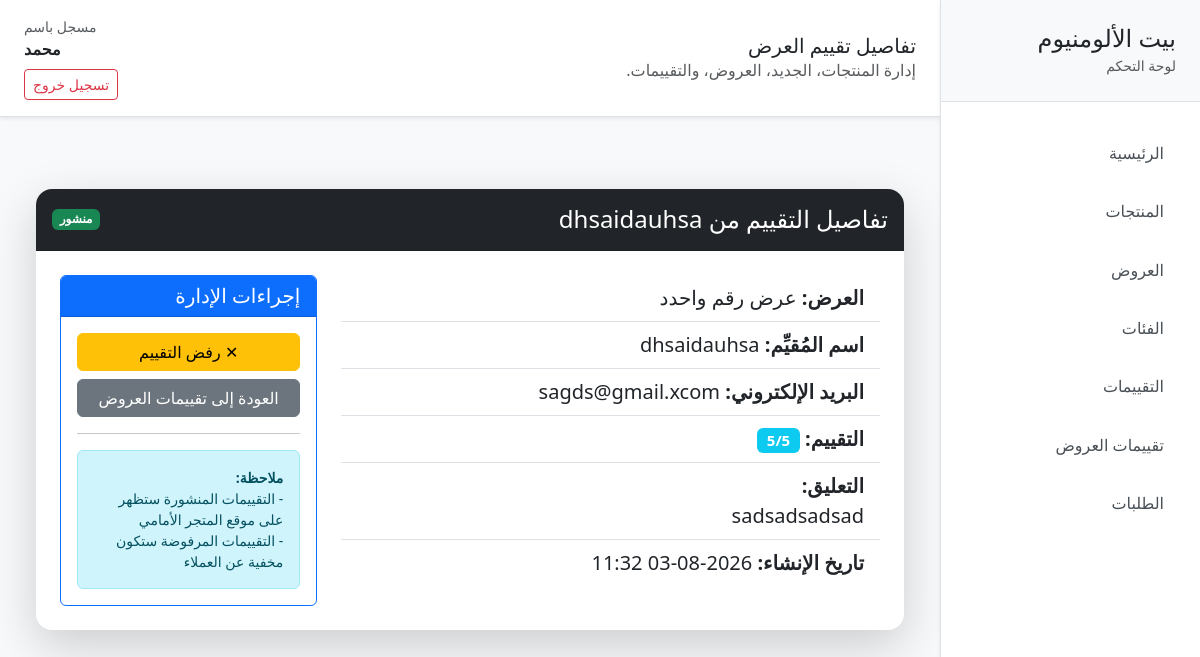
Screenshot of /offer-review/1/ (signed in) with the database file from the repository.
### offers/models.py (models this page shows, shortened)
class OfferReview(models.Model):
    offer = models.ForeignKey(Offer, on_delete=models.CASCADE, related_name='reviews')
    name = models.CharField(max_length=100)
    email = models.EmailField()
    rating = models.IntegerField()
    comment = models.TextField()
    approved = models.BooleanField(default=False)
    created_at = models.DateTimeField(auto_now_add=True)

class Offer(models.Model):
    subTitle = models.CharField(max_length=200)
    title = models.CharField(max_length=200)
    category = models.ForeignKey(
        Category,
        on_delete=models.SET_NULL,
        null=True,
        blank=True,
        related_name="offers",
    )
    description = models.TextField(blank=True, null=True)
    price = models.DecimalField(max_digits=10, decimal_places=2)
    old_price = models.DecimalField(max_digits=10, decimal_places=2, blank=True, null=True)
    image = models.ImageField(upload_to='offers/')
    image_2 = models.ImageField(upload_to='offers/', null=True, blank=True)
    image_3 = models.ImageField(upload_to='offers/', null=True, blank=True)
    image_4 = models.ImageField(upload_to='offers/', null=True, blank=True)
    image_5 = models.ImageField(upload_to='offers/', null=True, blank=True)
    price_details = models.TextField(null=True, blank=True)
    specs = models.TextField(null=True, blank=True)
    features = models.TextField(null=True, blank=True)
    stock = models.PositiveIntegerField(default=0)
    is_active = models.BooleanField(default=True)
    created_at = models.DateTimeField(auto_now_add=True)

### offers/views.py (the view)
# urls.py: path('offer-review/<int:pk>/', views.offer_review_detail, name='offer_review_detail'),
@login_required
def offer_review_detail(request, pk):
    review = get_object_or_404(OfferReview.objects.select_related('offer'), pk=pk)
    if request.method == 'POST':
        action = request.POST.get('action')
        review.approved = action == 'publish'
        review.save()
        return redirect('offers:offer_review_detail', pk=review.pk)
    return render(request, 'offers/offer_review_detail.html', {'review': review})

### offers/templates/offers/offer_review_detail.html (shortened to what this page needs)
{% extends 'products/base.html' %}
{% block page_title %}تفاصيل تقييم العرض{% endblock %}
{% block content %}
<div class="container py-5">
  <div class="card shadow-lg border-0 rounded-4 overflow-hidden">
    <div
      class="card-header bg-dark text-white d-flex justify-content-between align-items-center py-3"
    >
      <h2 class="h4 mb-0">
        تفاصيل التقييم من {{ review.name }}
      </h2>
      <span
        class="badge {% if review.approved %}bg-success{% else %}bg-warning{% endif %}"
      >
        {% if review.approved %}
          منشور
        {% else %}
          قيد المراجعة
        {% endif %}
      </span>
    </div>
    <div class="card-body p-4">
      <div class="row g-4">
        <div class="col-md-8">
          <ul class="list-group list-group-flush fs-5">
            <li class="list-group-item">
              <strong>العرض:</strong>
              {{ review.offer.title }}
            </li>
            <li class="list-group-item">
              <strong>اسم المُقيِّم:</strong>
              {{ review.name }}
            </li>
            <li class="list-group-item">
              <strong>البريد الإلكتروني:</strong>
              {{ review.email }}
            </li>
            <li class="list-group-item">
              <strong>التقييم:</strong>
              <span class="badge bg-info">
                {{ review.rating }}/5
              </span>
            </li>
            <li class="list-group-item">
              <strong>التعليق:</strong>
              <p class="mb-0">
                {{ review.comment }}
              </p>
            </li>
            <li class="list-group-item">
              <strong>تاريخ الإنشاء:</strong>
              {{ review.created_at|date:'Y-m-d H:i' }}
            </li>
          </ul>
        </div>
        <div class="col-md-4">
          <div class="card border-primary h-100">
            <div class="card-header bg-primary text-white">
              <h5 class="mb-0">
                إجراءات الإدارة
              </h5>
            </div>
            <div class="card-body">
              <form
                method="POST"
                class="d-flex flex-column gap-2"
              >
                {% if not review.approved %}
                <button
                  type="submit"
                  name="action"
                  value="publish"
                  class="btn btn-success w-100"
                >
                  ✓ نشر التقييم
                </button>
                {% else %}
                <button
                  type="submit"
                  name="action"
                  value="reject"
                  class="btn btn-warning w-100"
                >
                  ✕ رفض التقييم
                </button>
                {% endif %}
                <a
                  href="{% url 'offers:dashboard_offer_reviews' %}"
                  class="btn btn-secondary w-100"
                >
                  العودة إلى تقييمات العروض
                </a>
              </form>
              <hr />
              <div class="alert alert-info small mb-0">
                <strong>ملاحظة:</strong>
                <br />
                - التقييمات المنشورة ستظهر على موقع المتجر الأمامي
                <br />
                - التقييمات المرفوضة ستكون مخفية عن العملاء
              </div>
            </div>
          </div>
        </div>
      </div>
    </div>
  </div>
</div>
{% endblock %}

### products/templates/products/base.html (shortened to what this page needs)
<!doctype html>
<html lang="ar" dir="rtl">
  <head>
    <link
      href="https://cdn.jsdelivr.net/npm/bootstrap@5.3.3/dist/css/bootstrap.rtl.min.css"
      rel="stylesheet"
    />
  </head>
  <body class="bg-light">
    <div class="dashboard-shell d-flex min-vh-100">
      <aside class="dashboard-sidebar bg-white border-end shadow-sm">
        <div class="sidebar-brand px-4 py-4 border-bottom">
          <h4 class="mb-0">بيت الألومنيوم</h4>
          <small class="text-muted">لوحة التحكم</small>
        </div>
        <nav class="sidebar-nav px-3 py-4">
          <a
            class="sidebar-link {% if active_page == 'dashboard' %}active{% endif %}"
            href="{% url 'dashboard:dashboard' %}"
          >
            الرئيسية
          </a>
          <a
            class="sidebar-link {% if active_page == 'products' %}active{% endif %}"
            href="{% url 'dashboard:dashboard_products' %}"
          >
            المنتجات
          </a>
          <a
            class="sidebar-link {% if active_page == 'offers' %}active{% endif %}"
            href="{% url 'offers:dashboard_offers' %}"
          >
            العروض
          </a>
          <a
            class="sidebar-link {% if active_page == 'categories' %}active{% endif %}"
            href="{% url 'dashboard:dashboard_categories' %}"
          >
            الفئات
          </a>
          <a
            class="sidebar-link {% if active_page == 'reviews' %}active{% endif %}"
            href="{% url 'dashboard:dashboard_reviews' %}"
          >
            التقييمات
          </a>
          <a
            class="sidebar-link {% if active_page == 'offer_reviews' %}active{% endif %}"
            href="{% url 'offers:dashboard_offer_reviews' %}"
          >
            تقييمات العروض
          </a>
          <a
            class="sidebar-link {% if active_page == 'orders' %}active{% endif %}"
            href="{% url 'orders:dashboard_orders' %}"
          >
            الطلبات
          </a>
        </nav>
      </aside>
      <main class="dashboard-main flex-grow-1">
        <header
          class="dashboard-header bg-white border-bottom py-3 px-4 shadow-sm"
        >
          <div class="d-flex justify-content-between align-items-center">
            <div>
              <h1 class="h5 mb-0">
                {% block page_title %}لوحة التحكم{% endblock %}
              </h1>
              <p class="text-muted mb-0">
                إدارة المنتجات، الجديد، العروض، والتقييمات.
              </p>
            </div>
            {% if user.is_authenticated %}
            <div class="text-end">
              <div class="small text-muted">مسجل باسم</div>
              <div class="fw-semibold">{{ user.username }}</div>
              <a
                href="{% url 'accounts:logout' %}"
                class="btn btn-sm btn-outline-danger mt-2"
                >تسجيل خروج</a
              >
            </div>
            {% endif %}
          </div>
        </header>
        <section class="dashboard-content p-4">
          {% block content %}{% endblock %}
        </section>
      </main>
    </div>
  </body>
</html>

### products/templates/products/base.html (style rules this page uses)
body { margin: 0; overflow: hidden; }
.dashboard-shell { height: 100vh; }
.dashboard-sidebar { position: fixed; top: 0; right: 0; width: 260px; height: 100vh; overflow-y: auto; background: #fff; border-left: 1px solid #dee2e6; z-index: 1000; }
.sidebar-brand { background: #f8f9fa; }
.sidebar-nav { display: flex; flex-direction: column; gap: 0.25rem; }
.sidebar-link { display: block; padding: 0.95rem 1.25rem; color: #495057; border-radius: 0.5rem; text-decoration: none; transition: background 0.15s ease, color 0.15s ease; }
.dashboard-main { margin-right: 260px; height: 100vh; overflow-y: auto; overflow-x: hidden; }
.dashboard-header { position: sticky; top: 0; z-index: 100; background: #fff; }
.dashboard-content { min-height: calc(100vh - 92px); }

### rows the page displays
OfferReview: name "dhsaidauhsa", offer "عرض رقم واحدد", email "sagds@gmail.xcom", rating "5", comment "sadsadsadsad", created_at "2026-08-03 11:32"

### other values shown
{{ user.username }} "محمد"
